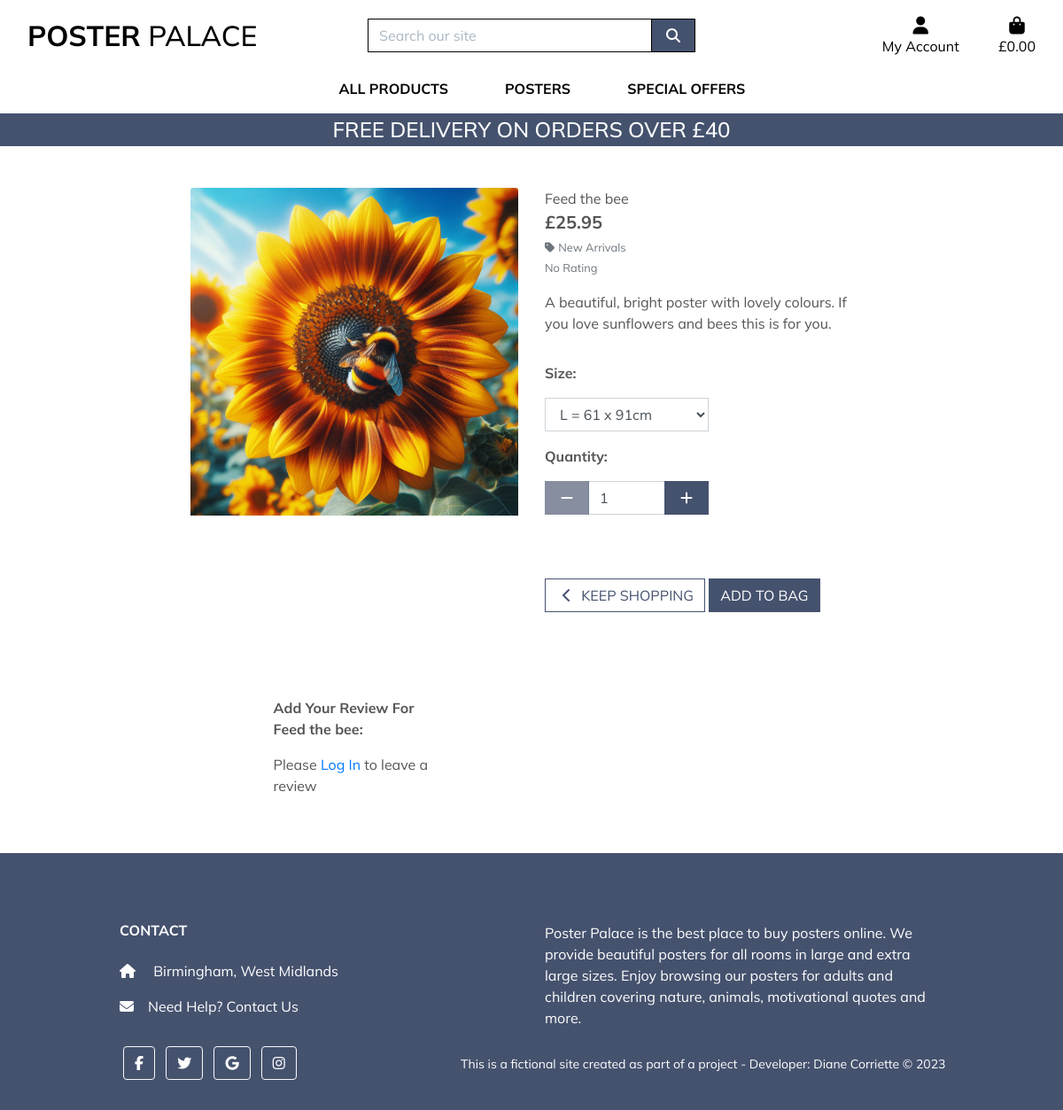
The app's page /products/15/ with its own data.
### products/models.py (models this page shows, shortened)
class Product(models.Model):
    sku = models.CharField(max_length=15,
                           default=get_random_string,
                           null=True, blank=True)
    name = models.CharField(max_length=200)
    slug = models.SlugField(max_length=200, unique=True)
    image = models.ImageField(null=True, blank=True)
    description = models.TextField(blank=True)
    sizes = models.BooleanField(default=False, null=True, blank=True)
    price = models.DecimalField(default=9.95, max_digits=8, decimal_places=2)
    category = models.ForeignKey('Category', null=True,
                                 blank=True, on_delete=models.SET_NULL)
    available = models.BooleanField(default=True)
    created = models.DateTimeField(auto_now_add=True)
    updated = models.DateTimeField(auto_now=True)

class Category(models.Model):
    name = models.CharField(max_length=200)
    slug = models.SlugField(max_length=200,
                            unique=True, null=True, blank=True)
    friendly_name = models.CharField(max_length=200, null=True, blank=True)
    class Meta:
        ordering = ['name']
        verbose_name = 'category'
        verbose_name_plural = 'categories'

### products/views.py (the view)
# urls.py: path('<int:product_id>/', views.product_detail, name='product_detail'),
def product_detail(request, product_id):
    product = get_object_or_404(Product, pk=product_id)
    context = {
        'product': product,
    }
    return render(request, 'products/product_detail.html', context)

### bag/contexts.py (called while the page is built, shortened)
def bag_contents(request):
    bag_items = []
    total = 0
    product_count = 0
    bag = request.session.get('bag', {})
    if total < settings.FREE_DELIVERY_THRESHOLD:
        delivery = total * Decimal(settings.STANDARD_DELIVERY_PERCENTAGE / 100)
        free_delivery_delta = settings.FREE_DELIVERY_THRESHOLD - total
    else:
        delivery = 0
        free_delivery_delta = 0
    grand_total = delivery + total
    context = {
        'bag_items': bag_items,
        'total': total,
        'product_count': product_count,
        'delivery': delivery,
        'free_delivery_delta': free_delivery_delta,
        'free_delivery_threshold': settings.FREE_DELIVERY_THRESHOLD,
        'grand_total': grand_total,
    }
    return context

### products/templates/products/product_detail.html (shortened to what this page needs)
{% extends "base.html" %}
{% load static %}
{% load reviews %}
{% load crispy_forms_tags %}
{% block page_header %}
    <div class="container header-container">
    </div>
{% endblock %}
{% block content %}
    <div class="overlay"></div>
    <div class="container-fluid">
        <div class="row">
            <div class="col-12 col-md-6 col-lg-4 offset-lg-2">
                <div class="image-container my-5">
                    {% if product.image %}
                        <a href="{{ product.image.url }}" target="_blank">
                            <img class="card-img-top img-fluid" src="{{ product.image.url }}" alt="{{ product.name }}">
                        </a>
                        {% else %}
                        <a href="">
                            <img class="card-img-top img-fluid" src="{{ MEDIA_URL }}noimage.png" alt="{{ product.name }}">
                        </a>
                    {% endif %}
                </div>
            </div>
            <div class="col-12 col-md-6 col-lg-4">
                <div class="product-details-container mb-5 mt-md-5">
                    <p class="mb-0">{{ product.name }}</p>
                    <p class="lead mb-0 text-left font-weight-bold">&#163;{{ product.price }}</p>
                    {% if product.category %}
                    <p class="small mt-1 mb-0">
                        <a class="text-muted" href="{% url 'products' %}?category={{ product.category.name }}">
                            <i class="fas fa-tag mr-1"></i>{{ product.category.friendly_name }}
                        </a>
                    </p>
                    {% endif %}
                    {% if product.rating %}
                        <small class="text-muted"><i class="fas fa-star mr-1"></i>{{ product.rating }} / 7</small>
                    {% else %}
                        <small class="text-muted">No Rating</small>
                    {% endif %}
                    <p class="mt-3">{{ product.description }}</p>
                    <form class="form" action="{% url 'add_to_bag' product.id %}" method="POST">
                        <div class="form-row">
                            {% with product.sizes as s %}
                            {% if s %}
                                <div class="col-12">
                                    <p class="mt-3"><strong>Size:</strong></p>
                                    <select class="form-control rounded-0 w-50" name="product_size" id='id_product_size'>
                                        <option value="L">L = 61 x 91cm</option>
                                    </select>
                                </div>
                            {% endif %}
                            <div class="col-12">
                                <p class="mt-3"><strong>Quantity:</strong></p>
                                <div class="form-group w-50">
                                    <div class="input-group">
                                        <div class="input-group-prepend">
                                            <button class="decrement-qty btn btn-black rounded-0"
                                                data-item_id="{{ product.id }}" id="decrement-qty_{{ product.id }}">
                                                <span class="icon">
                                                    <i class="fas fa-minus"></i>
                                                </span>
                                            </button>
                                        </div>
                                        <input class="form-control qty_input" type="number"
                                            name="quantity" value="1" min="1" max="99"
                                            data-item_id="{{ product.id }}"
                                            id="id_qty_{{ product.id }}">
                                        <div class="input-group-append">
                                            <button class="increment-qty btn btn-black rounded-0"
                                                data-item_id="{{ product.id }}" id="increment-qty_{{ product.id }}">
                                                <span class="icon">
                                                    <i class="fas fa-plus"></i>
                                                </span>
                                            </button>
                                        </div>
                                    </div>
                                </div>
                            </div>
                            <div class="col{% if s %}-12 mt-2{% endif %}">
                                <a href="{% url 'products' %}" class="btn btn-outline-black rounded-0 mt-5">
                                    <span class="icon">
                                        <i class="fas fa-chevron-left"></i>
                                    </span>
                                    <span class="text-uppercase">Keep Shopping</span>
                                </a>
                                <input type="submit" class="btn btn-black rounded-0 text-uppercase mt-5" value="Add to Bag">
                            </div>
                            {% endwith %}
                        </div>
                    </form>
                </div>
            </div>
        </div>
    </div>
<div class="overlay"></div>
<div class="container-fluid">
    <div class="row">
        <div class="col-12 col-md-6 col-lg-4 offset-lg-2">
            <div class="container my-5">
                <div class="container">
                    <p class="mt-3"><strong>Add Your Review For {{ product.name }}:</strong></p>
                        {% if user.is_authenticated %}
                            {% include 'reviews/add_review.html' %}
                        {% else %}
                            <p>Please <a href="{% url 'account_login' %}" class="text-blue">Log In</a> to leave a review</p>
                        {% endif %}
                    </div>
                </div>
            </div>
        </div>
    </div>
{% endblock %}

### static/css/style.css (style rules this page uses)
html { height: 100% }
* { font-family: 'Mulish', sans-serif; }
body { min-height: 100vh; color: #555; display: flex; flex-direction: column; }
.icon { align-items: center; display: inline-flex; justify-content: center; height: 1.5rem; width: 1.5rem; }
.btn-black { background: #45526e; color: white; }
.btn-outline-black { background: white; color: #45526e !important; border: 1px solid #45526e; }
.overlay { height: 100%; width: 100%; top: 0; left: 0; position: fixed; background: white; z-index: -1; }
@media (min-width: 1200px) { .container { max-width: 80%; } }
@media (min-width: 992px) { .header-container { padding-top: 164px; } }

### records on screen
Product: image (picture), name "Feed the bee", price "25.95", category.friendly_name "New Arrivals", description "A beautiful, bright poster with lovely colours. If you love sunflowers and bees this is for you."

### other values on screen
{{ free_delivery_threshold }} "40"
